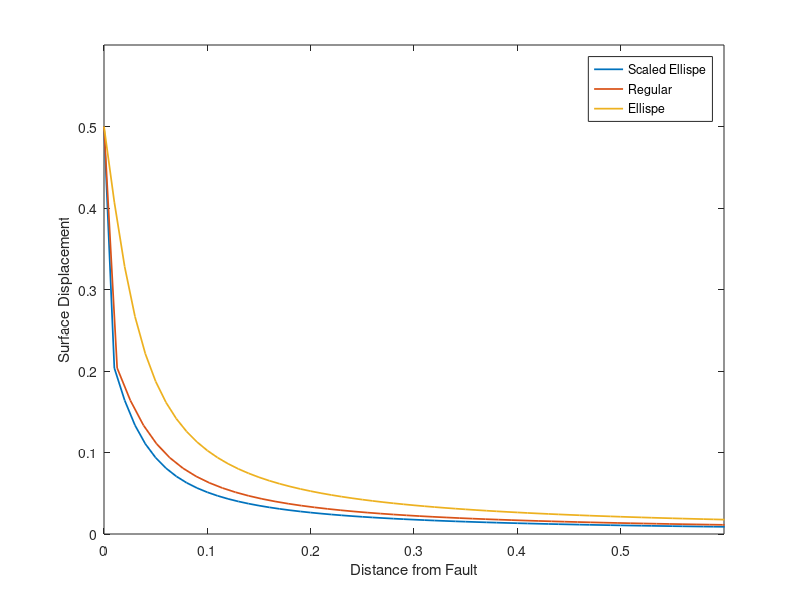

Source code (MATLAB): (Note: this script raises an error after producing the figure.)
function geo543hw8prob3()

% calculate slip for the ellipse 
N = 30;
Nmid = round(N/2);
slip = zeros(N,1);
% Tau
b = ones(N,1);
A = zeros(N,N);
% hold the x2 values
x2 = zeros(N,N);
% defined from -1 to +1 
l2 = 2;
l = 1; 
d = l/N;
% midpoint of each element
d2 = l2/N; 
for j = 1:N
    for i = 1:N
        x2(j,i) = d2*(j-i);
        A(j,i) = (1/(pi*N))/((x2(j,i)/l-1/N)*(x2(j,i)/l+1/N));
    end
end
slip = linsolve(A,b);
dist = x2(Nmid,:);

% vary x2 for different values of d 
U3acc_e = 0;
U3acc_r = 0;
for j = 1:N*100
    x1 = (j-1)/(100*l);
    for i = 1:Nmid
        % only for odd numbers
        x2 = d*i;
        U3temp_e = (slip(Nmid+i)/(2*pi))*(atan2(x1,dist(Nmid)/d)-atan2(x1,dist(Nmid)-d))/(-sum(slip));
        U3acc_e = U3acc_e + U3temp_e;
        U3temp_r = (mean(slip(Nmid+i,:))/(2*pi))*(atan2(x1,d)-atan2(x1,-d))/(-sum(slip));
        U3acc_r = U3acc_r + U3temp_r;
    end
    %only using half the space 
    U3_ellispe(j) = U3acc_e*2;
    U3_regular(j) = U3acc_r*2;
    U3acc_e = 0;
    U3acc_r = 0;
    U3xe(j) = x1;
    U3xes(j) = x1*(4/pi);
    U3xr(j) = x1;
end

% plotting
plot(U3xe,U3_ellispe,'LineWidth',1.25);
hold on
plot(U3xes,U3_ellispe,'LineWidth',1.25);
plot(U3xr,U3_regular,'LineWidth',1.25);
legend('Scaled Ellispe','Regular','Ellispe');
xlabel('Distance from Fault')
ylabel('Surface Displacement')
xlim([0 0.6])
ylim([0 0.6])
longticks